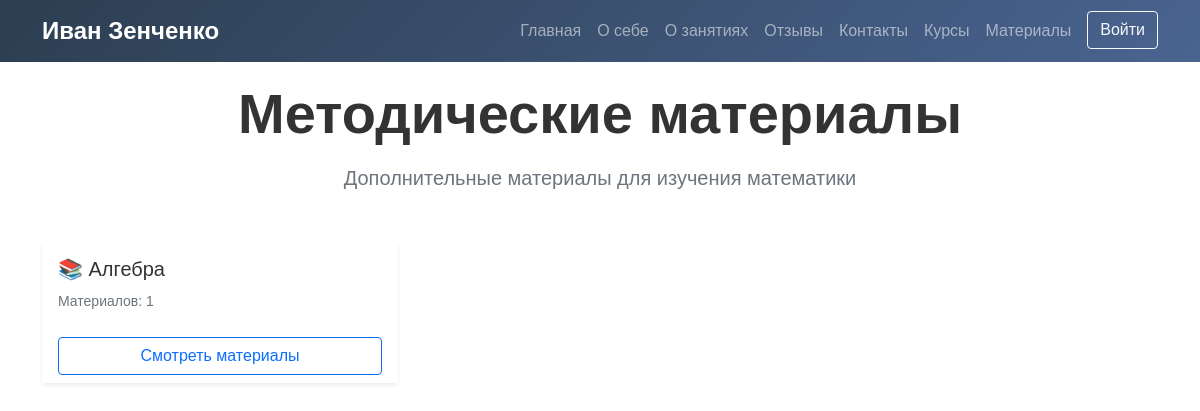
/materials/, run on the app's committed database.
### users/models.py (models this page shows, shortened)
class MaterialCategory(models.Model):
    title = models.CharField('Название категории', max_length=200)
    slug = models.SlugField('URL-адрес', unique=True)
    description = models.TextField('Описание', blank=True)
    icon = models.CharField('Иконка', max_length=50, default='📚',
                           help_text='Эмодзи или название класса иконки')
    order = models.IntegerField('Порядок отображения', default=0)
    class Meta:
        verbose_name = 'Категория материалов'
        verbose_name_plural = 'Категории материалов'
        ordering = ['order', 'title']

### users/views.py (the view)
# urls.py: path('materials/', views.materials_list, name='materials_list'),
def materials_list(request):
    categories = MaterialCategory.objects.all().prefetch_related('materials')
    total_materials = Material.objects.count()
    free_materials = Material.objects.filter(is_free=True).count()
    return render(request, 'users/materials_list.html', {
        'categories': categories,
        'title': 'Методические материалы',
        'total_materials': total_materials,
        'free_materials': free_materials,
    })

### users/templates/users/materials_list.html (shortened to what this page needs)
{% extends "users/visitor_base.html" %}
{% load static %}
{% block content %}
<section style="padding-top: 80px;">
    <div class="container">
        <div class="text-center mb-5">
            <h1 class="display-4 fw-bold mb-3">Методические материалы</h1>
            <p class="lead text-muted">Дополнительные материалы для изучения математики</p>
        </div>
        {% if categories %}
        <div class="row row-cols-1 row-cols-md-2 row-cols-lg-3 g-4">
            {% for category in categories %}
            <div class="col">
                <div class="card h-100 shadow-sm border-0 hover-shadow">
                    <div class="card-body">
                        <h5 class="card-title">{{ category.icon }} {{ category.title }}</h5>
                        <p class="card-text">
                            <small class="text-muted">Материалов: {{ category.materials.count }}</small>
                        </p>
                    </div>
                    <div class="card-footer bg-white border-0">
                        <a href="{% url 'material_category_detail' category.slug %}" class="btn btn-outline-primary w-100">
                            Смотреть материалы
                        </a>
                    </div>
                </div>
            </div>
            {% endfor %}
        </div>
        {% else %}
        <div class="text-center py-5">
            <h3 class="my-3">Материалы в разработке</h3>
            <p class="text-muted">Скоро здесь появятся полезные материалы для обучения.</p>
        </div>
        {% endif %}
    </div>
</section>
{% endblock %}

### users/templates/users/visitor_base.html (style rules this page uses)
:root { --primary-color: #2c3e50; --secondary-color: #3498db; --accent-color: #667eea; }
body { font-family: 'Arial', sans-serif; color: #333; }

### data on the page
MaterialCategory: icon "📚", title "Алгебра", materials.count "1"
